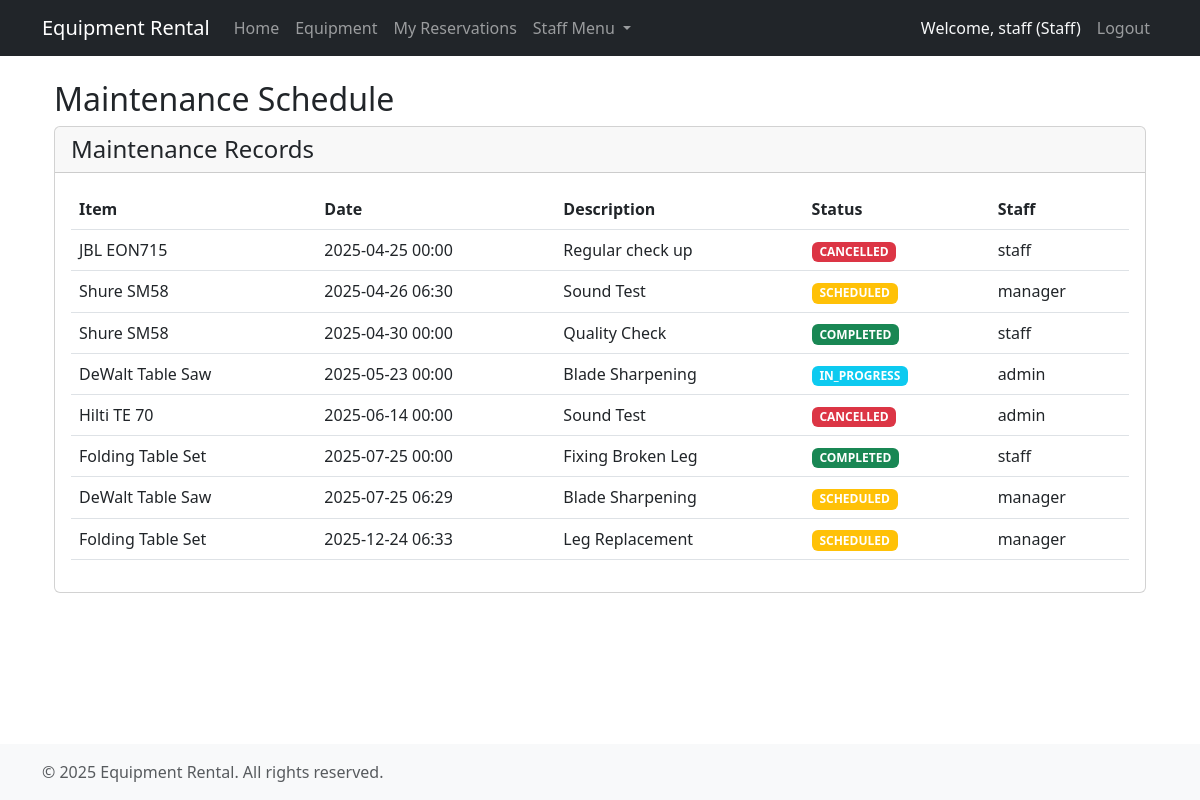
/maintenance/schedule/ (signed in), run on the app's committed database.
### users/models.py (models this page shows, shortened)
class User(AbstractUser):
    email = models.EmailField(unique=True)
    is_active = models.BooleanField(default=True)
    created_at = models.DateTimeField(auto_now_add=True)
    class Meta:
        ordering = ['-created_at']

### core/models.py (models this page shows, shortened)
class UserProfile(models.Model):
    ROLE_CHOICES = [
        ('customer', 'Customer'),
        ('staff', 'Staff'),
        ('manager', 'Manager'),
        ('admin', 'Admin'),
    ]
    user = models.OneToOneField(settings.AUTH_USER_MODEL, on_delete=models.CASCADE)
    role = models.CharField(max_length=20, choices=ROLE_CHOICES, default='customer')
    phone = models.CharField(max_length=15, blank=True)
    created_at = models.DateTimeField(auto_now_add=True)

### inventory/models.py (models this page shows, shortened)
class Maintenance(models.Model):
    item = models.ForeignKey('Item', related_name='maintenance_records', on_delete=models.CASCADE)
    staff = models.ForeignKey(settings.AUTH_USER_MODEL, on_delete=models.CASCADE)
    maintenance_date = models.DateTimeField()
    description = models.TextField()
    status = models.CharField(max_length=20, choices=[
        ('SCHEDULED', 'Scheduled'),
        ('IN_PROGRESS', 'In Progress'),
        ('COMPLETED', 'Completed'),
        ('CANCELLED', 'Cancelled')
    ], default='SCHEDULED')
    created_at = models.DateTimeField(default=timezone.now)
    updated_at = models.DateTimeField(default=timezone.now)
    class Meta:
        ordering = ['-maintenance_date']

class Item(models.Model):
    name = models.CharField(max_length=100)
    description = models.TextField()
    category = models.ForeignKey(Category, on_delete=models.CASCADE, related_name='items')
    daily_rate = models.DecimalField(max_digits=10, decimal_places=2, validators=[MinValueValidator(0)])
    condition = models.CharField(max_length=50)
    is_available = models.BooleanField(default=True)
    created_at = models.DateTimeField(auto_now_add=True)
    updated_at = models.DateTimeField(auto_now=True)
    last_maintained = models.DateTimeField(null=True, blank=True)
    class Meta:
        ordering = ['name']

### core/views.py (the view)
    def _wrapped_view(request, *args, **kwargs):
        if not is_staff_or_manager(request.user):
            raise PermissionDenied
        return view_func(request, *args, **kwargs)

### core/views.py (called while the page is built)
def is_staff_or_manager(user):
    return user.is_authenticated and hasattr(user, 'userprofile') and user.userprofile.role in ['staff', 'manager', 'admin']

def staff_or_manager_required(view_func):
    def _wrapped_view(request, *args, **kwargs):
        if not is_staff_or_manager(request.user):
            raise PermissionDenied
        return view_func(request, *args, **kwargs)
    return _wrapped_view

### core/templates/core/maintenance_schedule.html (shortened to what this page needs)
{% extends 'core/base.html' %}
{% block content %}
<div class="container mt-4">
    <h2>Maintenance Schedule</h2>
    <div class="card">
        <div class="card-header">
            <h4 class="mb-0">Maintenance Records</h4>
        </div>
        <div class="card-body">
            {% if maintenance_records %}
            <div class="table-responsive">
                <table class="table table-hover">
                    <thead>
                        <tr>
                            <th>Item</th>
                            <th>Date</th>
                            <th>Description</th>
                            <th>Status</th>
                            <th>Staff</th>
                        </tr>
                    </thead>
                    <tbody>
                        {% for record in maintenance_records %}
                        <tr>
                            <td>{{ record.item.name }}</td>
                            <td>{{ record.maintenance_date|date:"Y-m-d H:i" }}</td>
                            <td>{{ record.description }}</td>
                            <td>
                                <span class="badge {% if record.status == 'COMPLETED' %}bg-success{% elif record.status == 'IN_PROGRESS' %}bg-info{% elif record.status == 'SCHEDULED' %}bg-warning{% else %}bg-danger{% endif %}">
                                    {{ record.status }}
                                </span>
                            </td>
                            <td>{{ record.staff.username }}</td>
                        </tr>
                        {% endfor %}
                    </tbody>
                </table>
            </div>
            {% else %}
            <p class="text-muted">No maintenance records found.</p>
            {% endif %}
        </div>
    </div>
</div>
{% endblock %}

### core/templates/core/base.html (shortened to what this page needs)
{% load static %}
<!DOCTYPE html>
<html lang="en">
<head>
    <link href="https://cdn.jsdelivr.net/npm/bootstrap@5.3.0/dist/css/bootstrap.min.css" rel="stylesheet">
    <link href="{% static 'css/custom.css' %}" rel="stylesheet">
</head>
<body>
    <nav class="navbar navbar-expand-lg navbar-dark bg-dark">
        <div class="container">
            <a class="navbar-brand" href="{% url 'home' %}">Equipment Rental</a>
            <div class="collapse navbar-collapse" id="navbarNav">
                <ul class="navbar-nav me-auto">
                    <li class="nav-item">
                        <a class="nav-link {% if request.resolver_match.url_name == 'home' %}active{% endif %}" href="{% url 'home' %}">Home</a>
                    </li>
                    <li class="nav-item">
                        <a class="nav-link {% if request.resolver_match.url_name == 'catalog' %}active{% endif %}" href="{% url 'catalog' %}">Equipment</a>
                    </li>
                    {% if user.is_authenticated %}
                    <li class="nav-item">
                        <a class="nav-link {% if request.resolver_match.url_name == 'my_reservations' %}active{% endif %}" href="{% url 'my_reservations' %}">My Reservations</a>
                    </li>
                    {% if user.userprofile.role == 'staff' or user.userprofile.role == 'manager' or user.userprofile.role == 'admin' %}
                    <li class="nav-item dropdown">
                        <a class="nav-link dropdown-toggle" href="#" id="staffDropdown" role="button" data-bs-toggle="dropdown">
                            Staff Menu
                        </a>
                    </li>
                    {% endif %}
                    {% endif %}
                </ul>
                <ul class="navbar-nav">
                    {% if user.is_authenticated %}
                        <li class="nav-item">
                            <span class="nav-link text-light">Welcome, {{ user.username }} ({{ user.userprofile.get_role_display }})</span>
                        </li>
                        <li class="nav-item">
                            <a class="nav-link" href="{% url 'logout' %}">Logout</a>
                        </li>
                    {% else %}
                        <li class="nav-item">
                            <a class="nav-link {% if request.resolver_match.url_name == 'login' %}active{% endif %}" href="{% url 'login' %}">Login</a>
                        </li>
                    {% endif %}
                </ul>
            </div>
        </div>
    </nav>
    <div class="main-container">
        <div class="container mt-3">
            {% block content %}{% endblock %}
        </div>
    </div>
    <footer class="footer">
        <div class="container">
            <div class="row">
                <div class="col-md-6">
                    <p class="text-muted mb-0">&copy; 2025 Equipment Rental. All rights reserved.</p>
                </div>
            </div>
        </div>
    </footer>
</body>
</html>

### core/templates/core/base.html (style rules this page uses)
body { display: flex; flex-direction: column; min-height: 100vh; overflow-x: hidden; }
.main-container { flex: 1; padding-bottom: 2rem; }
.footer { background-color: #f8f9fa; padding: 1rem 0; margin-top: auto; }

### data on the page
User: username "staff", userprofile.role "Staff"
Maintenance: item.name "JBL EON715", maintenance_date "2025-04-25 00:00", description "Regular check up", status "CANCELLED", staff.username "staff"
Maintenance: item.name "Shure SM58", maintenance_date "2025-04-26 06:30", description "Sound Test", status "SCHEDULED", staff.username "manager"
Maintenance: item.name "Shure SM58", maintenance_date "2025-04-30 00:00", description "Quality Check", status "COMPLETED", staff.username "staff"
Maintenance: item.name "DeWalt Table Saw", maintenance_date "2025-05-23 00:00", description "Blade Sharpening", status "IN_PROGRESS", staff.username "admin"
Maintenance: item.name "Hilti TE 70", maintenance_date "2025-06-14 00:00", description "Sound Test", status "CANCELLED", staff.username "admin"
Maintenance: item.name "Folding Table Set", maintenance_date "2025-07-25 00:00", description "Fixing Broken Leg", status "COMPLETED", staff.username "staff"
Maintenance: item.name "DeWalt Table Saw", maintenance_date "2025-07-25 06:29", description "Blade Sharpening", status "SCHEDULED", staff.username "manager"
Maintenance: item.name "Folding Table Set", maintenance_date "2025-12-24 06:33", description "Leg Replacement", status "SCHEDULED", staff.username "manager"
